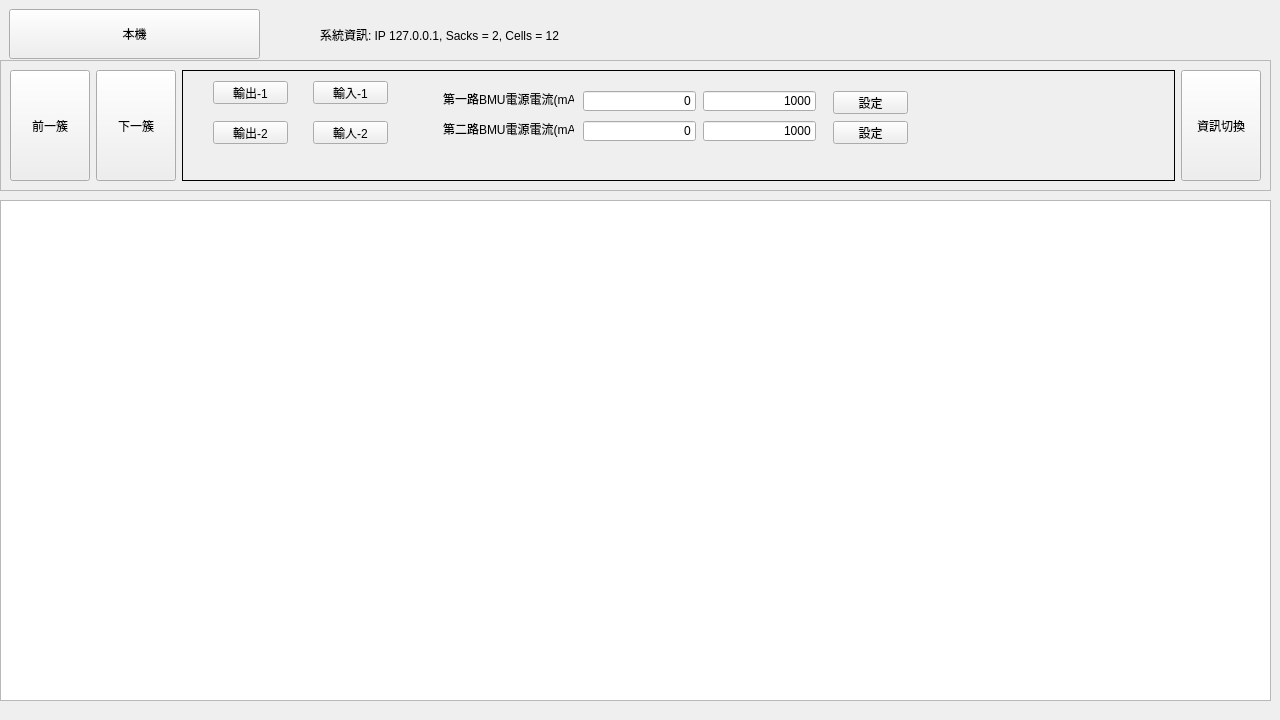
<?xml version="1.0" encoding="UTF-8"?>
<ui version="4.0">
 <class>StackInfo</class>
 <widget class="QWidget" name="StackInfo">
  <property name="geometry">
   <rect>
    <x>0</x>
    <y>0</y>
    <width>1280</width>
    <height>720</height>
   </rect>
  </property>
  <property name="sizePolicy">
   <sizepolicy hsizetype="Fixed" vsizetype="Fixed">
    <horstretch>0</horstretch>
    <verstretch>0</verstretch>
   </sizepolicy>
  </property>
  <property name="windowTitle">
   <string>Form</string>
  </property>
  <property name="styleSheet">
   <string notr="true"/>
  </property>
  <widget class="QTableView" name="tableView">
   <property name="geometry">
    <rect>
     <x>0</x>
     <y>200</y>
     <width>1271</width>
     <height>501</height>
    </rect>
   </property>
   <property name="styleSheet">
    <string notr="true"/>
   </property>
   <property name="wordWrap">
    <bool>false</bool>
   </property>
  </widget>
  <widget class="QTableView" name="tableView_2">
   <property name="geometry">
    <rect>
     <x>10</x>
     <y>210</y>
     <width>256</width>
     <height>101</height>
    </rect>
   </property>
   <property name="sizePolicy">
    <sizepolicy hsizetype="Expanding" vsizetype="Fixed">
     <horstretch>0</horstretch>
     <verstretch>0</verstretch>
    </sizepolicy>
   </property>
   <property name="selectionBehavior">
    <enum>QAbstractItemView::SelectRows</enum>
   </property>
  </widget>
  <widget class="QPushButton" name="pbSystemNavi">
   <property name="geometry">
    <rect>
     <x>9</x>
     <y>9</y>
     <width>251</width>
     <height>50</height>
    </rect>
   </property>
   <property name="minimumSize">
    <size>
     <width>0</width>
     <height>50</height>
    </size>
   </property>
   <property name="text">
    <string>本機</string>
   </property>
  </widget>
  <widget class="QFrame" name="frame">
   <property name="geometry">
    <rect>
     <x>300</x>
     <y>9</y>
     <width>971</width>
     <height>50</height>
    </rect>
   </property>
   <property name="frameShape">
    <enum>QFrame::NoFrame</enum>
   </property>
   <property name="frameShadow">
    <enum>QFrame::Plain</enum>
   </property>
   <widget class="QLabel" name="lbInfo">
    <property name="geometry">
     <rect>
      <x>20</x>
      <y>10</y>
      <width>501</width>
      <height>31</height>
     </rect>
    </property>
    <property name="text">
     <string>系統資訊: IP 127.0.0.1, Sacks = 2, Cells = 12</string>
    </property>
   </widget>
  </widget>
  <widget class="QFrame" name="frame_2">
   <property name="geometry">
    <rect>
     <x>0</x>
     <y>60</y>
     <width>1271</width>
     <height>131</height>
    </rect>
   </property>
   <property name="frameShape">
    <enum>QFrame::StyledPanel</enum>
   </property>
   <property name="frameShadow">
    <enum>QFrame::Sunken</enum>
   </property>
   <layout class="QHBoxLayout" name="horizontalLayout">
    <item>
     <widget class="QPushButton" name="pbPreviousStack">
      <property name="sizePolicy">
       <sizepolicy hsizetype="Minimum" vsizetype="Expanding">
        <horstretch>0</horstretch>
        <verstretch>0</verstretch>
       </sizepolicy>
      </property>
      <property name="text">
       <string>前一簇</string>
      </property>
     </widget>
    </item>
    <item>
     <widget class="QPushButton" name="pbNextStack">
      <property name="sizePolicy">
       <sizepolicy hsizetype="Minimum" vsizetype="Expanding">
        <horstretch>0</horstretch>
        <verstretch>0</verstretch>
       </sizepolicy>
      </property>
      <property name="styleSheet">
       <string notr="true"/>
      </property>
      <property name="text">
       <string>下一簇</string>
      </property>
      <property name="autoDefault">
       <bool>false</bool>
      </property>
      <property name="default">
       <bool>false</bool>
      </property>
      <property name="flat">
       <bool>false</bool>
      </property>
     </widget>
    </item>
    <item>
     <widget class="QStackedWidget" name="stackedWidget">
      <property name="frameShape">
       <enum>QFrame::Box</enum>
      </property>
      <property name="currentIndex">
       <number>1</number>
      </property>
      <widget class="QWidget" name="page">
       <widget class="QLabel" name="label">
        <property name="geometry">
         <rect>
          <x>30</x>
          <y>10</y>
          <width>101</width>
          <height>21</height>
         </rect>
        </property>
        <property name="text">
         <string>電量狀態 (SOC)</string>
        </property>
        <property name="alignment">
         <set>Qt::AlignRight|Qt::AlignTrailing|Qt::AlignVCenter</set>
        </property>
       </widget>
       <widget class="QLineEdit" name="leSOC">
        <property name="geometry">
         <rect>
          <x>140</x>
          <y>10</y>
          <width>113</width>
          <height>20</height>
         </rect>
        </property>
        <property name="alignment">
         <set>Qt::AlignRight|Qt::AlignTrailing|Qt::AlignVCenter</set>
        </property>
       </widget>
       <widget class="QLabel" name="label_2">
        <property name="geometry">
         <rect>
          <x>30</x>
          <y>40</y>
          <width>101</width>
          <height>21</height>
         </rect>
        </property>
        <property name="text">
         <string>運行狀態</string>
        </property>
        <property name="alignment">
         <set>Qt::AlignRight|Qt::AlignTrailing|Qt::AlignVCenter</set>
        </property>
       </widget>
       <widget class="QLineEdit" name="leState">
        <property name="geometry">
         <rect>
          <x>140</x>
          <y>40</y>
          <width>113</width>
          <height>20</height>
         </rect>
        </property>
        <property name="alignment">
         <set>Qt::AlignRight|Qt::AlignTrailing|Qt::AlignVCenter</set>
        </property>
       </widget>
       <widget class="QLabel" name="label_3">
        <property name="geometry">
         <rect>
          <x>30</x>
          <y>70</y>
          <width>101</width>
          <height>21</height>
         </rect>
        </property>
        <property name="text">
         <string>最高電芯電壓</string>
        </property>
        <property name="alignment">
         <set>Qt::AlignRight|Qt::AlignTrailing|Qt::AlignVCenter</set>
        </property>
       </widget>
       <widget class="QLineEdit" name="leMaxCellVoltage">
        <property name="geometry">
         <rect>
          <x>140</x>
          <y>70</y>
          <width>113</width>
          <height>20</height>
         </rect>
        </property>
        <property name="alignment">
         <set>Qt::AlignRight|Qt::AlignTrailing|Qt::AlignVCenter</set>
        </property>
       </widget>
       <widget class="QLabel" name="label_4">
        <property name="geometry">
         <rect>
          <x>290</x>
          <y>10</y>
          <width>101</width>
          <height>21</height>
         </rect>
        </property>
        <property name="text">
         <string>總電壓(V)</string>
        </property>
        <property name="alignment">
         <set>Qt::AlignRight|Qt::AlignTrailing|Qt::AlignVCenter</set>
        </property>
       </widget>
       <widget class="QLineEdit" name="leTotalVoltage">
        <property name="geometry">
         <rect>
          <x>400</x>
          <y>10</y>
          <width>113</width>
          <height>20</height>
         </rect>
        </property>
        <property name="alignment">
         <set>Qt::AlignRight|Qt::AlignTrailing|Qt::AlignVCenter</set>
        </property>
       </widget>
       <widget class="QLabel" name="label_5">
        <property name="geometry">
         <rect>
          <x>290</x>
          <y>70</y>
          <width>101</width>
          <height>21</height>
         </rect>
        </property>
        <property name="text">
         <string>最低電芯電壓</string>
        </property>
        <property name="alignment">
         <set>Qt::AlignRight|Qt::AlignTrailing|Qt::AlignVCenter</set>
        </property>
       </widget>
       <widget class="QLineEdit" name="le_minVoltage">
        <property name="geometry">
         <rect>
          <x>400</x>
          <y>70</y>
          <width>113</width>
          <height>20</height>
         </rect>
        </property>
        <property name="alignment">
         <set>Qt::AlignRight|Qt::AlignTrailing|Qt::AlignVCenter</set>
        </property>
       </widget>
       <widget class="QLabel" name="label_6">
        <property name="geometry">
         <rect>
          <x>290</x>
          <y>40</y>
          <width>101</width>
          <height>21</height>
         </rect>
        </property>
        <property name="text">
         <string>最高電池溫度</string>
        </property>
        <property name="alignment">
         <set>Qt::AlignRight|Qt::AlignTrailing|Qt::AlignVCenter</set>
        </property>
       </widget>
       <widget class="QLineEdit" name="le_maxTemp">
        <property name="geometry">
         <rect>
          <x>400</x>
          <y>40</y>
          <width>113</width>
          <height>20</height>
         </rect>
        </property>
        <property name="alignment">
         <set>Qt::AlignRight|Qt::AlignTrailing|Qt::AlignVCenter</set>
        </property>
       </widget>
       <widget class="QLabel" name="label_7">
        <property name="geometry">
         <rect>
          <x>620</x>
          <y>10</y>
          <width>101</width>
          <height>21</height>
         </rect>
        </property>
        <property name="text">
         <string>總電流(安培)</string>
        </property>
        <property name="alignment">
         <set>Qt::AlignRight|Qt::AlignTrailing|Qt::AlignVCenter</set>
        </property>
       </widget>
       <widget class="QLineEdit" name="le_current">
        <property name="geometry">
         <rect>
          <x>730</x>
          <y>10</y>
          <width>113</width>
          <height>20</height>
         </rect>
        </property>
        <property name="alignment">
         <set>Qt::AlignRight|Qt::AlignTrailing|Qt::AlignVCenter</set>
        </property>
       </widget>
       <widget class="QLabel" name="label_8">
        <property name="geometry">
         <rect>
          <x>620</x>
          <y>40</y>
          <width>101</width>
          <height>21</height>
         </rect>
        </property>
        <property name="text">
         <string>最低電池溫度</string>
        </property>
        <property name="alignment">
         <set>Qt::AlignRight|Qt::AlignTrailing|Qt::AlignVCenter</set>
        </property>
       </widget>
       <widget class="QLineEdit" name="le_minTemp">
        <property name="geometry">
         <rect>
          <x>730</x>
          <y>40</y>
          <width>113</width>
          <height>20</height>
         </rect>
        </property>
        <property name="alignment">
         <set>Qt::AlignRight|Qt::AlignTrailing|Qt::AlignVCenter</set>
        </property>
       </widget>
       <widget class="QLabel" name="label_9">
        <property name="geometry">
         <rect>
          <x>620</x>
          <y>70</y>
          <width>101</width>
          <height>21</height>
         </rect>
        </property>
        <property name="text">
         <string>最大壓差(mV)</string>
        </property>
        <property name="alignment">
         <set>Qt::AlignRight|Qt::AlignTrailing|Qt::AlignVCenter</set>
        </property>
       </widget>
       <widget class="QLineEdit" name="le_maxDiff">
        <property name="geometry">
         <rect>
          <x>730</x>
          <y>70</y>
          <width>113</width>
          <height>20</height>
         </rect>
        </property>
        <property name="alignment">
         <set>Qt::AlignRight|Qt::AlignTrailing|Qt::AlignVCenter</set>
        </property>
       </widget>
      </widget>
      <widget class="QWidget" name="page_2">
       <widget class="QPushButton" name="pbSetDO_0">
        <property name="geometry">
         <rect>
          <x>30</x>
          <y>10</y>
          <width>75</width>
          <height>23</height>
         </rect>
        </property>
        <property name="text">
         <string>輸出-1</string>
        </property>
        <property name="checkable">
         <bool>true</bool>
        </property>
       </widget>
       <widget class="QPushButton" name="pbSetDO_1">
        <property name="geometry">
         <rect>
          <x>30</x>
          <y>50</y>
          <width>75</width>
          <height>23</height>
         </rect>
        </property>
        <property name="text">
         <string>輸出-2</string>
        </property>
        <property name="checkable">
         <bool>true</bool>
        </property>
       </widget>
       <widget class="QPushButton" name="pbDigitalIn_0">
        <property name="geometry">
         <rect>
          <x>130</x>
          <y>10</y>
          <width>75</width>
          <height>23</height>
         </rect>
        </property>
        <property name="text">
         <string>輸入-1</string>
        </property>
        <property name="checkable">
         <bool>true</bool>
        </property>
       </widget>
       <widget class="QPushButton" name="pbDigitalIn_1">
        <property name="geometry">
         <rect>
          <x>130</x>
          <y>50</y>
          <width>75</width>
          <height>23</height>
         </rect>
        </property>
        <property name="text">
         <string>輸人-2</string>
        </property>
        <property name="checkable">
         <bool>true</bool>
        </property>
       </widget>
       <widget class="QLabel" name="label_10">
        <property name="geometry">
         <rect>
          <x>260</x>
          <y>20</y>
          <width>131</width>
          <height>16</height>
         </rect>
        </property>
        <property name="text">
         <string>第一路BMU電源電流(mA):</string>
        </property>
       </widget>
       <widget class="QLabel" name="label_11">
        <property name="geometry">
         <rect>
          <x>260</x>
          <y>50</y>
          <width>131</width>
          <height>16</height>
         </rect>
        </property>
        <property name="text">
         <string>第二路BMU電源電流(mA):</string>
        </property>
       </widget>
       <widget class="QLineEdit" name="leVSourceIn_0">
        <property name="geometry">
         <rect>
          <x>400</x>
          <y>20</y>
          <width>113</width>
          <height>20</height>
         </rect>
        </property>
        <property name="text">
         <string>0</string>
        </property>
        <property name="alignment">
         <set>Qt::AlignRight|Qt::AlignTrailing|Qt::AlignVCenter</set>
        </property>
       </widget>
       <widget class="QLineEdit" name="leVSourceIn_1">
        <property name="geometry">
         <rect>
          <x>400</x>
          <y>50</y>
          <width>113</width>
          <height>20</height>
         </rect>
        </property>
        <property name="text">
         <string>0</string>
        </property>
        <property name="alignment">
         <set>Qt::AlignRight|Qt::AlignTrailing|Qt::AlignVCenter</set>
        </property>
       </widget>
       <widget class="QLineEdit" name="leVSourceSet_0">
        <property name="geometry">
         <rect>
          <x>520</x>
          <y>20</y>
          <width>113</width>
          <height>20</height>
         </rect>
        </property>
        <property name="text">
         <string>1000</string>
        </property>
        <property name="alignment">
         <set>Qt::AlignRight|Qt::AlignTrailing|Qt::AlignVCenter</set>
        </property>
       </widget>
       <widget class="QLineEdit" name="leVSourceSet_1">
        <property name="geometry">
         <rect>
          <x>520</x>
          <y>50</y>
          <width>113</width>
          <height>20</height>
         </rect>
        </property>
        <property name="text">
         <string>1000</string>
        </property>
        <property name="alignment">
         <set>Qt::AlignRight|Qt::AlignTrailing|Qt::AlignVCenter</set>
        </property>
       </widget>
       <widget class="QPushButton" name="pbSetVsource_0">
        <property name="geometry">
         <rect>
          <x>650</x>
          <y>20</y>
          <width>75</width>
          <height>23</height>
         </rect>
        </property>
        <property name="text">
         <string>設定</string>
        </property>
        <property name="checkable">
         <bool>true</bool>
        </property>
       </widget>
       <widget class="QPushButton" name="pbSetVsource_1">
        <property name="geometry">
         <rect>
          <x>650</x>
          <y>50</y>
          <width>75</width>
          <height>23</height>
         </rect>
        </property>
        <property name="text">
         <string>設定</string>
        </property>
        <property name="checkable">
         <bool>true</bool>
        </property>
       </widget>
      </widget>
     </widget>
    </item>
    <item>
     <widget class="QPushButton" name="pbSwitchInfo">
      <property name="sizePolicy">
       <sizepolicy hsizetype="Minimum" vsizetype="Expanding">
        <horstretch>0</horstretch>
        <verstretch>0</verstretch>
       </sizepolicy>
      </property>
      <property name="styleSheet">
       <string notr="true"/>
      </property>
      <property name="text">
       <string>資訊切換</string>
      </property>
      <property name="autoDefault">
       <bool>false</bool>
      </property>
      <property name="default">
       <bool>false</bool>
      </property>
      <property name="flat">
       <bool>false</bool>
      </property>
     </widget>
    </item>
   </layout>
  </widget>
  <zorder>tableView_2</zorder>
  <zorder>tableView</zorder>
  <zorder>pbSystemNavi</zorder>
  <zorder>frame</zorder>
  <zorder>frame_2</zorder>
 </widget>
 <resources/>
 <connections/>
</ui>
